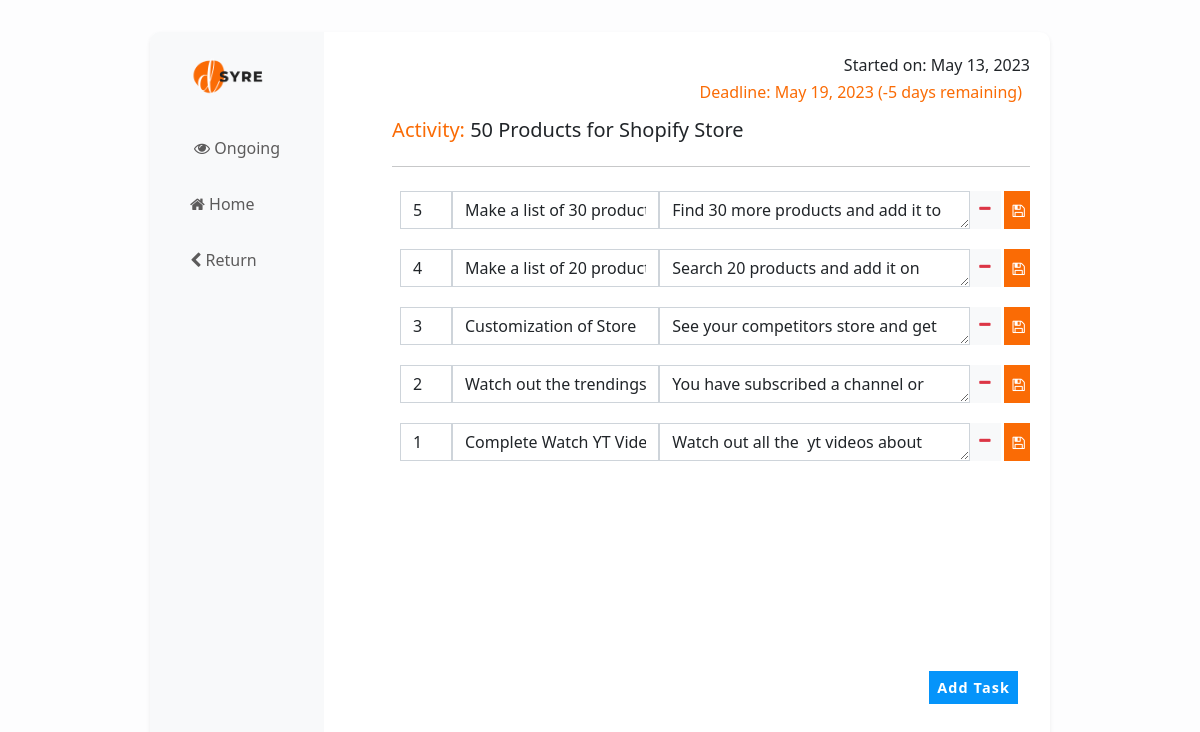
Page /progress/6/ on the earlier database version.
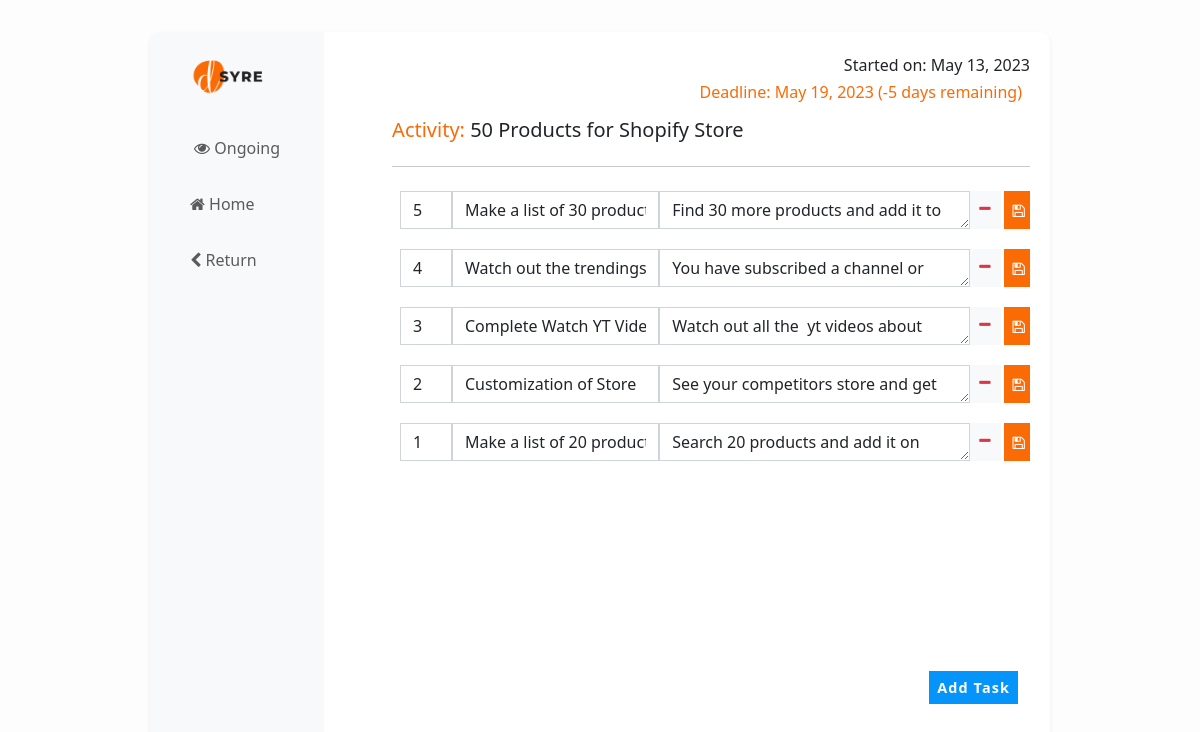
Same page on the later database version.
### progressmeter/models.py (models this page shows, shortened)
class Task(models.Model):
    activity = models.ForeignKey(Activity, on_delete=models.CASCADE)
    title = models.CharField(max_length=200, null=False)
    step = models.PositiveIntegerField()
    desc = models.TextField(null=True, blank =True )
    completed = models.BooleanField(default=False)

### progressmeter/views.py (the view)
# urls.py: path('<int:pk>/', views.ActivityDetail.as_view(), ),
class ActivityDetail(generic.DetailView):
    model = Activity
    template_name='activitydetail.html'

### progressmeter/models.py (called while the page is built)
    @property
    def orderdedtasks(self):
        data = Task.objects.filter(activity=self).order_by('-step')
        return data

    @property
    def remaining_days(self):
        remaining = (self.deadline-datetime.now().date()).days
        return remaining

### progressmeter/templates/activitydetail.html (shortened to what this page needs)
{%extends 'index.html'%}
{% load static %}
{% block head_block%}
<div class="container col py-2 mx-2">
    <h6 class="text-dark text-end  pt-3 mb-0 fw-light">Started on: {{object.start_date}}</h6>
    <h6 class="text-org text-end p-2 ">Deadline: {{object.deadline}} ({{object.remaining_days}} days remaining)</h6>
    <div class="d-flex justify-content-between">
        <h5 class="text-start text-org">Activity: <span class="text-dark">{{object.title}}</span> </h5>
    </div>
    <hr class="bg-secondary ">
   <div class="list_div">
    {%for i in object.orderdedtasks %}
    <div class="p-2 mt-0 mb-1 ">
        <form method="post" action="/progress/add_task">
        <div class="d-flex justify-content-around">
            <div class=" col-lg-1">
                <input class="form-control" min="1" required  type="number"  name="step" id="" value="{{i.step}}">
            </div>
            <div class=" col-lg-4">
                <input class="form-control" required  type="text"  name="title" id="" value="{{i.title}}">
            </div>
            <div class=" col-lg-6">
                <textarea class="form-control" required  name="desc" cols="3" rows="1" >{{i.desc}}</textarea>
            </div>
            <div class="btn-group">
                <a href="/progress/delt/{{i.id}}" onclick="return confirm('Are you sure to remove - {{i.title}} ?' );" class="btn fw-light text-danger btn-sm btn-light fw-4  me-1"><small><i class="fa fa-minus" aria-hidden="true"></i></small></a>
                <button type="submit" class="btn  btn-sm text-white btn-org me-1"><small><i class="fa fa-floppy-o" aria-hidden="true"></i></small></button>
            </div>
        </div>
    </form>
</div>
    {%empty%}
    <div class="p-3 text-center">
        <img src="{% static 'nodata.gif'%}" height="350"  alt="no data">
    </div>
    {%endfor%}
   </div>
    {% include 'pbottoms.html' %}
</div>
{%endblock%}

Differences in the rows shown:
changed Task "Watch out the trendings": step "2" → "4"
changed Task "Complete Watch YT Videos": step "1" → "3"
changed Task "Customization of Store": step "3" → "2"; moves down the list
changed Task "Make a list of 20 products": step "4" → "1"; moves down the list
